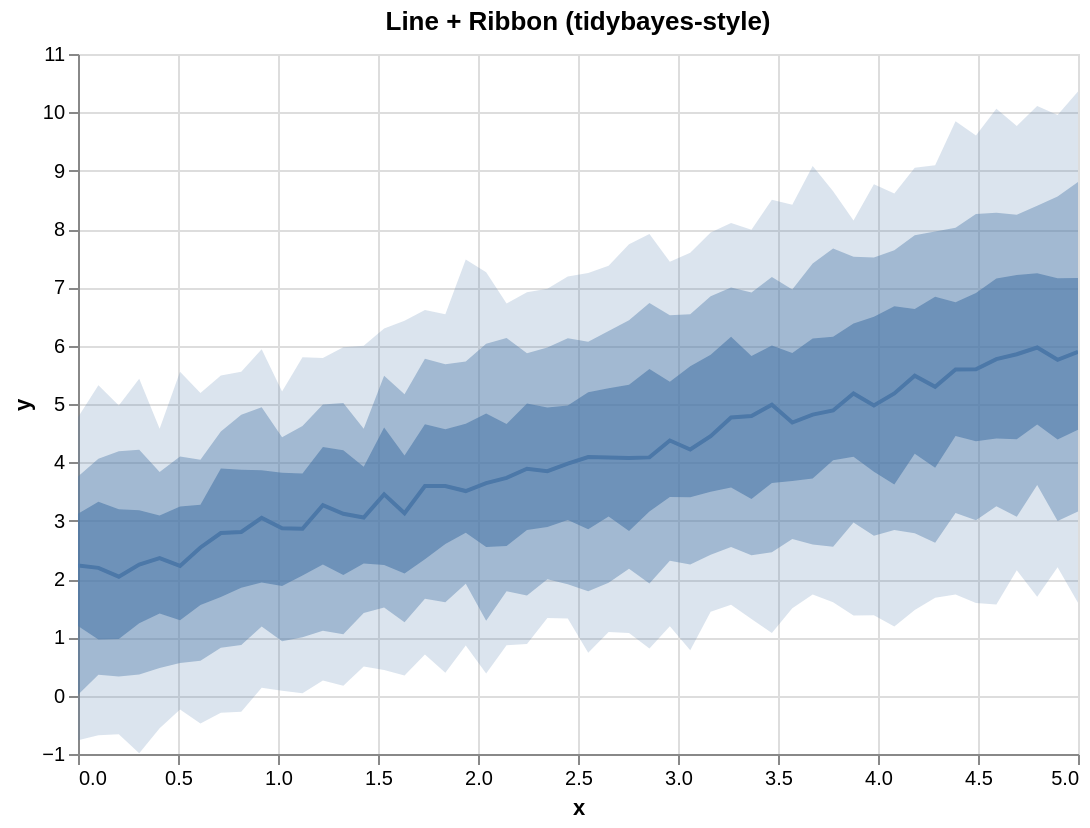

The Vega-Lite source for this figure:
### Vega-Lite specification from a JSON file in a GitHub repository (floating-point values rounded to 4 significant figures)
{"$schema": "https://vega.github.io/schema/vega-lite/v5.json", "config": {"axis": {"labelLimit": 0}, "header": {"labelLimit": 0}, "legend": {"labelLimit": 0}}, "data": {"values": [{"__median__": 4.075, "hi_0_5_": 5.328, "hi_0_8_": 6.434, "hi_0_95_": 7.74, "lo_0_5_": 2.822, "lo_0_8_": 2.174, "lo_0_95_": 1.075, "x": 2.755}, {"__median__": 3.267, "hi_0_5_": 4.261, "hi_0_8_": 4.993, "hi_0_95_": 5.79, "lo_0_5_": 2.247, "lo_0_8_": 1.112, "lo_0_95_": 0.2613, "x": 1.224}, {"__median__": 4.769, "hi_0_5_": 6.151, "hi_0_8_": 6.997, "hi_0_95_": 8.105, "lo_0_5_": 3.568, "lo_0_8_": 2.547, "lo_0_95_": 1.559, "x": 3.265}, {"__median__": 4.89, "hi_0_5_": 6.151, "hi_0_8_": 7.664, "hi_0_95_": 8.646, "lo_0_5_": 4.035, "lo_0_8_": 2.553, "lo_0_95_": 1.602, "x": 3.776}, {"__median__": 5.594, "hi_0_5_": 6.901, "hi_0_8_": 8.255, "hi_0_95_": 9.602, "lo_0_5_": 4.36, "lo_0_8_": 3.008, "lo_0_95_": 1.587, "x": 4.49}, {"__median__": 2.191, "hi_0_5_": 3.322, "hi_0_8_": 4.061, "hi_0_95_": 5.321, "lo_0_5_": 0.9638, "lo_0_8_": 0.3603, "lo_0_95_": -0.6797, "x": 0.102}, {"__median__": 5.181, "hi_0_5_": 6.675, "hi_0_8_": 7.635, "hi_0_95_": 8.609, "lo_0_5_": 3.62, "lo_0_8_": 2.84, "lo_0_95_": 1.186, "x": 4.082}, {"__median__": 2.249, "hi_0_5_": 3.18, "hi_0_8_": 4.214, "hi_0_95_": 5.432, "lo_0_5_": 1.244, "lo_0_8_": 0.3614, "lo_0_95_": -0.9884, "x": 0.3061}, {"__median__": 5.969, "hi_0_5_": 7.24, "hi_0_8_": 8.397, "hi_0_95_": 10.11, "lo_0_5_": 4.649, "lo_0_8_": 3.61, "lo_0_95_": 1.694, "x": 4.796}, {"__median__": 3.85, "hi_0_5_": 4.942, "hi_0_8_": 5.969, "hi_0_95_": 6.974, "lo_0_5_": 2.89, "lo_0_8_": 1.997, "lo_0_95_": 1.331, "x": 2.347}, {"__median__": 2.04, "hi_0_5_": 3.197, "hi_0_8_": 4.191, "hi_0_95_": 4.976, "lo_0_5_": 0.9726, "lo_0_8_": 0.3283, "lo_0_95_": -0.6619, "x": 0.2041}, {"__median__": 4.447, "hi_0_5_": 5.844, "hi_0_8_": 6.849, "hi_0_95_": 7.938, "lo_0_5_": 3.498, "lo_0_8_": 2.417, "lo_0_95_": 1.44, "x": 3.163}, {"__median__": 5.485, "hi_0_5_": 6.631, "hi_0_8_": 7.891, "hi_0_95_": 9.05, "lo_0_5_": 4.149, "lo_0_8_": 2.785, "lo_0_95_": 1.467, "x": 4.184}, {"__median__": 3.89, "hi_0_5_": 5.008, "hi_0_8_": 5.871, "hi_0_95_": 6.917, "lo_0_5_": 2.84, "lo_0_8_": 1.719, "lo_0_95_": 0.8856, "x": 2.245}, {"__median__": 4.092, "hi_0_5_": 5.2, "hi_0_8_": 6.068, "hi_0_95_": 7.247, "lo_0_5_": 2.852, "lo_0_8_": 1.788, "lo_0_95_": 0.7371, "x": 2.551}, {"__median__": 2.87, "hi_0_5_": 3.82, "hi_0_8_": 4.432, "hi_0_95_": 5.212, "lo_0_5_": 1.878, "lo_0_8_": 0.9313, "lo_0_95_": 0.08555, "x": 1.02}, {"__median__": 4.682, "hi_0_5_": 5.872, "hi_0_8_": 6.965, "hi_0_95_": 8.415, "lo_0_5_": 3.678, "lo_0_8_": 2.685, "lo_0_95_": 1.5, "x": 3.571}, {"__median__": 4.976, "hi_0_5_": 6.495, "hi_0_8_": 7.511, "hi_0_95_": 8.768, "lo_0_5_": 3.837, "lo_0_8_": 2.743, "lo_0_95_": 1.379, "x": 3.98}, {"__median__": 2.788, "hi_0_5_": 3.894, "hi_0_8_": 4.53, "hi_0_95_": 5.491, "lo_0_5_": 1.691, "lo_0_8_": 0.8209, "lo_0_95_": -0.2935, "x": 0.7143}, {"__median__": 5.295, "hi_0_5_": 6.838, "hi_0_8_": 7.959, "hi_0_95_": 9.092, "lo_0_5_": 3.906, "lo_0_8_": 2.621, "lo_0_95_": 1.678, "x": 4.286}, {"__median__": 2.806, "hi_0_5_": 3.874, "hi_0_8_": 4.815, "hi_0_95_": 5.551, "lo_0_5_": 1.852, "lo_0_8_": 0.8676, "lo_0_95_": -0.2737, "x": 0.8163}, {"__median__": 4.085, "hi_0_5_": 5.271, "hi_0_8_": 6.25, "hi_0_95_": 7.371, "lo_0_5_": 3.072, "lo_0_8_": 1.937, "lo_0_95_": 1.09, "x": 2.653}, {"__median__": 5.758, "hi_0_5_": 7.154, "hi_0_8_": 8.557, "hi_0_95_": 9.954, "lo_0_5_": 4.39, "lo_0_8_": 2.994, "lo_0_95_": 2.2, "x": 4.898}, {"__median__": 4.085, "hi_0_5_": 5.601, "hi_0_8_": 6.731, "hi_0_95_": 7.914, "lo_0_5_": 3.159, "lo_0_8_": 1.922, "lo_0_95_": 0.8096, "x": 2.857}, {"__median__": 3.595, "hi_0_5_": 4.567, "hi_0_8_": 5.681, "hi_0_95_": 6.538, "lo_0_5_": 2.599, "lo_0_8_": 1.601, "lo_0_95_": 0.3927, "x": 1.837}, {"__median__": 4.817, "hi_0_5_": 6.125, "hi_0_8_": 7.408, "hi_0_95_": 9.078, "lo_0_5_": 3.721, "lo_0_8_": 2.593, "lo_0_95_": 1.733, "x": 3.673}, {"__median__": 3.734, "hi_0_5_": 4.655, "hi_0_8_": 6.132, "hi_0_95_": 6.722, "lo_0_5_": 2.564, "lo_0_8_": 1.789, "lo_0_95_": 0.8634, "x": 2.143}, {"__median__": 5.853, "hi_0_5_": 7.21, "hi_0_8_": 8.243, "hi_0_95_": 9.764, "lo_0_5_": 4.398, "lo_0_8_": 3.069, "lo_0_95_": 2.152, "x": 4.694}, {"__median__": 3.117, "hi_0_5_": 4.209, "hi_0_8_": 5.017, "hi_0_95_": 5.971, "lo_0_5_": 2.068, "lo_0_8_": 1.052, "lo_0_95_": 0.1718, "x": 1.327}, {"__median__": 2.223, "hi_0_5_": 3.245, "hi_0_8_": 4.099, "hi_0_95_": 5.552, "lo_0_5_": 1.294, "lo_0_8_": 0.5617, "lo_0_95_": -0.2391, "x": 0.5102}, {"__median__": 3.976, "hi_0_5_": 4.973, "hi_0_8_": 6.128, "hi_0_95_": 7.185, "lo_0_5_": 3.011, "lo_0_8_": 1.908, "lo_0_95_": 1.325, "x": 2.449}, {"__median__": 4.219, "hi_0_5_": 5.646, "hi_0_8_": 6.537, "hi_0_95_": 7.593, "lo_0_5_": 3.401, "lo_0_8_": 2.247, "lo_0_95_": 0.7788, "x": 3.061}, {"__median__": 5.894, "hi_0_5_": 7.158, "hi_0_8_": 8.804, "hi_0_95_": 10.36, "lo_0_5_": 4.56, "lo_0_8_": 3.155, "lo_0_95_": 1.592, "x": 5.0}, {"__median__": 5.769, "hi_0_5_": 7.151, "hi_0_8_": 8.278, "hi_0_95_": 10.06, "lo_0_5_": 4.409, "lo_0_8_": 3.245, "lo_0_95_": 1.564, "x": 4.592}, {"__median__": 2.541, "hi_0_5_": 3.273, "hi_0_8_": 4.042, "hi_0_95_": 5.189, "lo_0_5_": 1.556, "lo_0_8_": 0.5983, "lo_0_95_": -0.4769, "x": 0.6122}, {"__median__": 3.508, "hi_0_5_": 4.663, "hi_0_8_": 5.73, "hi_0_95_": 7.476, "lo_0_5_": 2.791, "lo_0_8_": 1.92, "lo_0_95_": 0.8613, "x": 1.939}, {"__median__": 3.451, "hi_0_5_": 4.598, "hi_0_8_": 5.483, "hi_0_95_": 6.295, "lo_0_5_": 2.238, "lo_0_8_": 1.513, "lo_0_95_": 0.44, "x": 1.531}, {"__median__": 5.181, "hi_0_5_": 6.38, "hi_0_8_": 7.526, "hi_0_95_": 8.145, "lo_0_5_": 4.096, "lo_0_8_": 2.966, "lo_0_95_": 1.374, "x": 3.878}, {"__median__": 3.644, "hi_0_5_": 4.836, "hi_0_8_": 6.034, "hi_0_95_": 7.258, "lo_0_5_": 2.549, "lo_0_8_": 1.285, "lo_0_95_": 0.3807, "x": 2.041}, {"__median__": 3.053, "hi_0_5_": 3.924, "hi_0_8_": 4.576, "hi_0_95_": 5.999, "lo_0_5_": 2.264, "lo_0_8_": 1.418, "lo_0_95_": 0.4979, "x": 1.429}, {"__median__": 2.357, "hi_0_5_": 3.087, "hi_0_8_": 3.834, "hi_0_95_": 4.576, "lo_0_5_": 1.409, "lo_0_8_": 0.4751, "lo_0_95_": -0.5606, "x": 0.4082}, {"__median__": 4.794, "hi_0_5_": 5.825, "hi_0_8_": 6.913, "hi_0_95_": 7.989, "lo_0_5_": 3.369, "lo_0_8_": 2.407, "lo_0_95_": 1.315, "x": 3.367}, {"__median__": 2.231, "hi_0_5_": 3.119, "hi_0_8_": 3.757, "hi_0_95_": 4.774, "lo_0_5_": 1.196, "lo_0_8_": 0.01548, "lo_0_95_": -0.7653, "x": 0.0}, {"__median__": 5.593, "hi_0_5_": 6.743, "hi_0_8_": 8.023, "hi_0_95_": 9.848, "lo_0_5_": 4.452, "lo_0_8_": 3.131, "lo_0_95_": 1.735, "x": 4.388}, {"__median__": 3.048, "hi_0_5_": 3.863, "hi_0_8_": 4.943, "hi_0_95_": 5.939, "lo_0_5_": 1.939, "lo_0_8_": 1.187, "lo_0_95_": 0.1354, "x": 0.9184}, {"__median__": 3.595, "hi_0_5_": 4.655, "hi_0_8_": 5.777, "hi_0_95_": 6.609, "lo_0_5_": 2.341, "lo_0_8_": 1.661, "lo_0_95_": 0.704, "x": 1.735}, {"__median__": 4.374, "hi_0_5_": 5.382, "hi_0_8_": 6.521, "hi_0_95_": 7.437, "lo_0_5_": 3.406, "lo_0_8_": 2.313, "lo_0_95_": 1.191, "x": 2.959}, {"__median__": 3.127, "hi_0_5_": 4.119, "hi_0_8_": 5.167, "hi_0_95_": 6.429, "lo_0_5_": 2.094, "lo_0_8_": 1.258, "lo_0_95_": 0.3475, "x": 1.633}, {"__median__": 4.988, "hi_0_5_": 6.003, "hi_0_8_": 7.177, "hi_0_95_": 8.503, "lo_0_5_": 3.645, "lo_0_8_": 2.458, "lo_0_95_": 1.076, "x": 3.469}, {"__median__": 2.861, "hi_0_5_": 3.808, "hi_0_8_": 4.625, "hi_0_95_": 5.802, "lo_0_5_": 2.06, "lo_0_8_": 0.9997, "lo_0_95_": 0.04052, "x": 1.122}]}, "height": 350, "layer": [{"_lr_layer": true, "encoding": {"tooltip": [{"field": "x", "title": "x", "type": "quantitative"}, {"field": "__median__", "title": "median", "type": "quantitative"}, {"field": "lo_0_95_", "title": "95% lo", "type": "quantitative"}, {"field": "hi_0_95_", "title": "95% hi", "type": "quantitative"}], "x": {"field": "x", "scale": {"zero": false}, "type": "quantitative"}, "y": {"field": "lo_0_95_", "scale": {"zero": false}, "title": "y", "type": "quantitative"}, "y2": {"field": "hi_0_95_"}}, "mark": {"line": false, "opacity": 0.2, "type": "area"}, "params": [{"bind": "scales", "name": "grid", "select": {"encodings": ["x", "y"], "type": "interval"}}]}, {"_lr_layer": true, "encoding": {"tooltip": [{"field": "x", "title": "x", "type": "quantitative"}, {"field": "__median__", "title": "median", "type": "quantitative"}, {"field": "lo_0_95_", "title": "95% lo", "type": "quantitative"}, {"field": "hi_0_95_", "title": "95% hi", "type": "quantitative"}], "x": {"field": "x", "scale": {"zero": false}, "type": "quantitative"}, "y": {"field": "lo_0_8_", "scale": {"zero": false}, "title": "y", "type": "quantitative"}, "y2": {"field": "hi_0_8_"}}, "mark": {"line": false, "opacity": 0.4, "type": "area"}}, {"_lr_layer": true, "encoding": {"tooltip": [{"field": "x", "title": "x", "type": "quantitative"}, {"field": "__median__", "title": "median", "type": "quantitative"}, {"field": "lo_0_95_", "title": "95% lo", "type": "quantitative"}, {"field": "hi_0_95_", "title": "95% hi", "type": "quantitative"}], "x": {"field": "x", "scale": {"zero": false}, "type": "quantitative"}, "y": {"field": "lo_0_5_", "scale": {"zero": false}, "title": "y", "type": "quantitative"}, "y2": {"field": "hi_0_5_"}}, "mark": {"line": false, "opacity": 0.6, "type": "area"}}, {"_lr_layer": true, "encoding": {"tooltip": [{"field": "x", "title": "x", "type": "quantitative"}, {"field": "__median__", "title": "median", "type": "quantitative"}, {"field": "lo_0_95_", "title": "95% lo", "type": "quantitative"}, {"field": "hi_0_95_", "title": "95% hi", "type": "quantitative"}], "x": {"field": "x", "scale": {"zero": false}, "type": "quantitative"}, "y": {"field": "__median__", "scale": {"zero": false}, "title": "y", "type": "quantitative"}}, "mark": {"strokeWidth": 2, "type": "line"}}], "title": "Line + Ribbon (tidybayes-style)", "width": 500}
